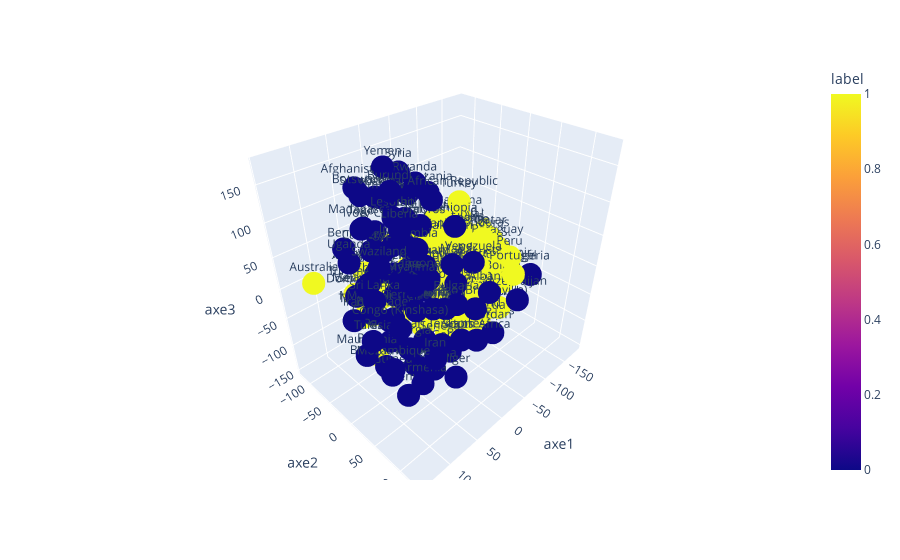

Here is the notebook cell this chart was saved with:
### Code cell
import plotly.express as px

fig = px.scatter_3d(df2, x='axe1', y='axe2', z='axe3',
              color='label',text="region" )
fig.show()

### Figure 1 — Plotly figure (JSON) as saved in the notebook; plotly's stock layout.template omitted (floating-point values rounded to 4 significant figures; data arrays with more than 128 entries replaced by an {"elided": "..."} marker saying what was removed)
{"data": [{"hovertemplate": "axe1=%{x}<br>axe2=%{y}<br>axe3=%{z}<br>region=%{text}<br>label=%{marker.color}<extra></extra>", "legendgroup": "", "marker": {"color": {"elided": "156 int values"}, "coloraxis": "coloraxis", "symbol": "circle"}, "mode": "markers+text", "name": "", "scene": "scene", "showlegend": false, "text": {"elided": "156 str values"}, "type": "scatter3d", "x": {"elided": "156 float values"}, "y": {"elided": "156 float values"}, "z": {"elided": "156 float values"}}], "layout": {"coloraxis": {"colorbar": {"title": {"text": "label"}}, "colorscale": [[0, "#0d0887"], [0.1111, "#46039f"], [0.2222, "#7201a8"], [0.3333, "#9c179e"], [0.4444, "#bd3786"], [0.5556, "#d8576b"], [0.6667, "#ed7953"], [0.7778, "#fb9f3a"], [0.8889, "#fdca26"], [1, "#f0f921"]]}, "legend": {"tracegroupgap": 0}, "margin": {"t": 60}, "scene": {"domain": {"x": [0, 1], "y": [0, 1]}, "xaxis": {"title": {"text": "axe1"}}, "yaxis": {"title": {"text": "axe2"}}, "zaxis": {"title": {"text": "axe3"}}}}}
